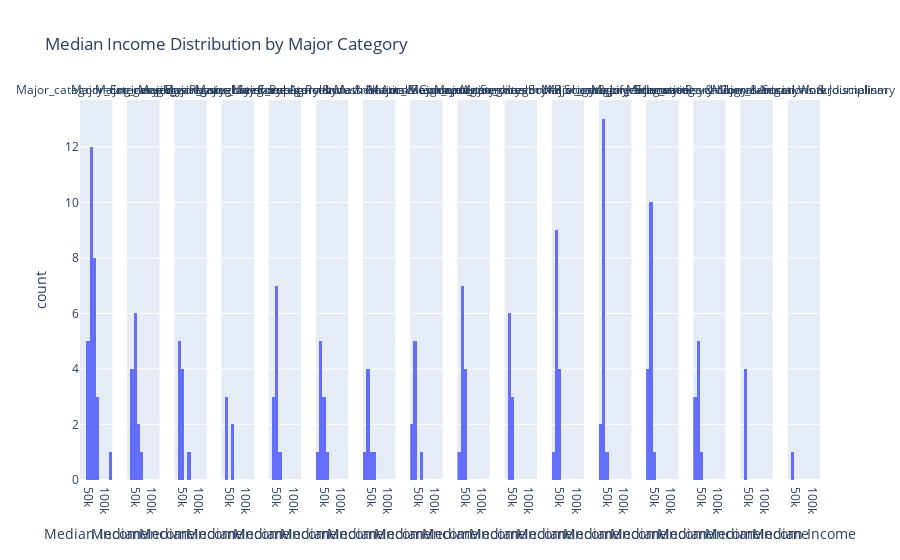

Here is the notebook cell this chart was saved with:
### Code cell
fig = px.histogram(DF_raw, x='Median', facet_col='Major_category', 
                   title='Median Income Distribution by Major Category', 
                   labels={'Median': 'Median Income'}, 
                   nbins=10)
fig.show()

### Figure 1 — Plotly figure (JSON) as saved in the notebook; plotly's stock layout.template omitted (floating-point values rounded to 4 significant figures)
{"data": [{"alignmentgroup": "True", "bingroup": "x", "hovertemplate": "Major_category=Engineering<br>Median Income=%{x}<br>count=%{y}<extra></extra>", "legendgroup": "", "marker": {"color": "#636efa", "pattern": {"shape": ""}}, "name": "", "nbinsx": 10, "offsetgroup": "", "orientation": "v", "showlegend": false, "type": "histogram", "x": [110000, 75000, 73000, 70000, 65000, 65000, 60000, 60000, 60000, 60000, 60000, 60000, 58000, 57100, 57000, 56000, 54000, 52000, 52000, 50000, 50000, 50000, 50000, 50000, 46000, 44000, 40000, 40000, 40000], "xaxis": "x", "yaxis": "y"}, {"alignmentgroup": "True", "bingroup": "x", "hovertemplate": "Major_category=Business<br>Median Income=%{x}<br>count=%{y}<extra></extra>", "legendgroup": "", "marker": {"color": "#636efa", "pattern": {"shape": ""}}, "name": "", "nbinsx": 10, "offsetgroup": "", "orientation": "v", "showlegend": false, "type": "histogram", "x": [62000, 51000, 50000, 47000, 46000, 45000, 40000, 40000, 40000, 38000, 38000, 36000, 33000], "xaxis": "x2", "yaxis": "y2"}, {"alignmentgroup": "True", "bingroup": "x", "hovertemplate": "Major_category=Physical Sciences<br>Median Income=%{x}<br>count=%{y}<extra></extra>", "legendgroup": "", "marker": {"color": "#636efa", "pattern": {"shape": ""}}, "name": "", "nbinsx": 10, "offsetgroup": "", "orientation": "v", "showlegend": false, "type": "histogram", "x": [62000, 46000, 45000, 44700, 40000, 39000, 36200, 36000, 35000, 35000], "xaxis": "x3", "yaxis": "y3"}, {"alignmentgroup": "True", "bingroup": "x", "hovertemplate": "Major_category=Law & Public Policy<br>Median Income=%{x}<br>count=%{y}<extra></extra>", "legendgroup": "", "marker": {"color": "#636efa", "pattern": {"shape": ""}}, "name": "", "nbinsx": 10, "offsetgroup": "", "orientation": "v", "showlegend": false, "type": "histogram", "x": [54000, 50000, 36000, 36000, 35000], "xaxis": "x4", "yaxis": "y4"}, {"alignmentgroup": "True", "bingroup": "x", "hovertemplate": "Major_category=Computers & Mathematics<br>Median Income=%{x}<br>count=%{y}<extra></extra>", "legendgroup": "", "marker": {"color": "#636efa", "pattern": {"shape": ""}}, "name": "", "nbinsx": 10, "offsetgroup": "", "orientation": "v", "showlegend": false, "type": "histogram", "x": [53000, 45000, 45000, 45000, 45000, 45000, 42000, 41300, 37500, 36400, 35000], "xaxis": "x5", "yaxis": "y5"}, {"alignmentgroup": "True", "bingroup": "x", "hovertemplate": "Major_category=Agriculture & Natural Resources<br>Median Income=%{x}<br>count=%{y}<extra></extra>", "legendgroup": "", "marker": {"color": "#636efa", "pattern": {"shape": ""}}, "name": "", "nbinsx": 10, "offsetgroup": "", "orientation": "v", "showlegend": false, "type": "histogram", "x": [53000, 40000, 40000, 40000, 35000, 35000, 35000, 32000, 30000, 29000], "xaxis": "x6", "yaxis": "y6"}, {"alignmentgroup": "True", "bingroup": "x", "hovertemplate": "Major_category=Industrial Arts & Consumer Services<br>Median Income=%{x}<br>count=%{y}<extra></extra>", "legendgroup": "", "marker": {"color": "#636efa", "pattern": {"shape": ""}}, "name": "", "nbinsx": 10, "offsetgroup": "", "orientation": "v", "showlegend": false, "type": "histogram", "x": [50000, 40000, 38400, 35000, 32000, 30000, 29000], "xaxis": "x7", "yaxis": "y7"}, {"alignmentgroup": "True", "bingroup": "x", "hovertemplate": "Major_category=Arts<br>Median Income=%{x}<br>count=%{y}<extra></extra>", "legendgroup": "", "marker": {"color": "#636efa", "pattern": {"shape": ""}}, "name": "", "nbinsx": 10, "offsetgroup": "", "orientation": "v", "showlegend": false, "type": "histogram", "x": [50000, 35000, 32000, 31000, 30500, 30000, 29000, 27000], "xaxis": "x8", "yaxis": "y8"}, {"alignmentgroup": "True", "bingroup": "x", "hovertemplate": "Major_category=Health<br>Median Income=%{x}<br>count=%{y}<extra></extra>", "legendgroup": "", "marker": {"color": "#636efa", "pattern": {"shape": ""}}, "name": "", "nbinsx": 10, "offsetgroup": "", "orientation": "v", "showlegend": false, "type": "histogram", "x": [48000, 45000, 42000, 40000, 36000, 35000, 35000, 34000, 33500, 33000, 32400, 28000], "xaxis": "x9", "yaxis": "y9"}, {"alignmentgroup": "True", "bingroup": "x", "hovertemplate": "Major_category=Social Science<br>Median Income=%{x}<br>count=%{y}<extra></extra>", "legendgroup": "", "marker": {"color": "#636efa", "pattern": {"shape": ""}}, "name": "", "nbinsx": 10, "offsetgroup": "", "orientation": "v", "showlegend": false, "type": "histogram", "x": [47000, 40100, 40000, 38000, 38000, 35000, 33000, 33000, 32000], "xaxis": "x10", "yaxis": "y10"}, {"alignmentgroup": "True", "bingroup": "x", "hovertemplate": "Major_category=Biology & Life Science<br>Median Income=%{x}<br>count=%{y}<extra></extra>", "legendgroup": "", "marker": {"color": "#636efa", "pattern": {"shape": ""}}, "name": "", "nbinsx": 10, "offsetgroup": "", "orientation": "v", "showlegend": false, "type": "histogram", "x": [45000, 41000, 40000, 40000, 38000, 37400, 37000, 35600, 35000, 35000, 33500, 33400, 33000, 26000], "xaxis": "x11", "yaxis": "y11"}, {"alignmentgroup": "True", "bingroup": "x", "hovertemplate": "Major_category=Education<br>Median Income=%{x}<br>count=%{y}<extra></extra>", "legendgroup": "", "marker": {"color": "#636efa", "pattern": {"shape": ""}}, "name": "", "nbinsx": 10, "offsetgroup": "", "orientation": "v", "showlegend": false, "type": "histogram", "x": [41000, 35000, 34000, 34000, 34000, 34000, 33000, 33000, 32500, 32100, 32000, 32000, 31000, 30000, 28000, 22000], "xaxis": "x12", "yaxis": "y12"}, {"alignmentgroup": "True", "bingroup": "x", "hovertemplate": "Major_category=Humanities & Liberal Arts<br>Median Income=%{x}<br>count=%{y}<extra></extra>", "legendgroup": "", "marker": {"color": "#636efa", "pattern": {"shape": ""}}, "name": "", "nbinsx": 10, "offsetgroup": "", "orientation": "v", "showlegend": false, "type": "histogram", "x": [40000, 35000, 34000, 34000, 34000, 33000, 32200, 32000, 32000, 31000, 30000, 29000, 28000, 27500, 27000], "xaxis": "x13", "yaxis": "y13"}, {"alignmentgroup": "True", "bingroup": "x", "hovertemplate": "Major_category=Psychology & Social Work<br>Median Income=%{x}<br>count=%{y}<extra></extra>", "legendgroup": "", "marker": {"color": "#636efa", "pattern": {"shape": ""}}, "name": "", "nbinsx": 10, "offsetgroup": "", "orientation": "v", "showlegend": false, "type": "histogram", "x": [40000, 36000, 31500, 30000, 30000, 30000, 25000, 25000, 23400], "xaxis": "x14", "yaxis": "y14"}, {"alignmentgroup": "True", "bingroup": "x", "hovertemplate": "Major_category=Communications & Journalism<br>Median Income=%{x}<br>count=%{y}<extra></extra>", "legendgroup": "", "marker": {"color": "#636efa", "pattern": {"shape": ""}}, "name": "", "nbinsx": 10, "offsetgroup": "", "orientation": "v", "showlegend": false, "type": "histogram", "x": [35000, 35000, 35000, 33000], "xaxis": "x15", "yaxis": "y15"}, {"alignmentgroup": "True", "bingroup": "x", "hovertemplate": "Major_category=Interdisciplinary<br>Median Income=%{x}<br>count=%{y}<extra></extra>", "legendgroup": "", "marker": {"color": "#636efa", "pattern": {"shape": ""}}, "name": "", "nbinsx": 10, "offsetgroup": "", "orientation": "v", "showlegend": false, "type": "histogram", "x": [35000], "xaxis": "x16", "yaxis": "y16"}], "layout": {"annotations": [{"font": {}, "showarrow": false, "text": "Major_category=Engineering", "x": 0.02187, "xanchor": "center", "xref": "paper", "y": 1, "yanchor": "bottom", "yref": "paper"}, {"font": {}, "showarrow": false, "text": "Major_category=Business", "x": 0.08563, "xanchor": "center", "xref": "paper", "y": 1, "yanchor": "bottom", "yref": "paper"}, {"font": {}, "showarrow": false, "text": "Major_category=Physical Sciences", "x": 0.1494, "xanchor": "center", "xref": "paper", "y": 1, "yanchor": "bottom", "yref": "paper"}, {"font": {}, "showarrow": false, "text": "Major_category=Law & Public Policy", "x": 0.2131, "xanchor": "center", "xref": "paper", "y": 1, "yanchor": "bottom", "yref": "paper"}, {"font": {}, "showarrow": false, "text": "Major_category=Computers & Mathematics", "x": 0.2769, "xanchor": "center", "xref": "paper", "y": 1, "yanchor": "bottom", "yref": "paper"}, {"font": {}, "showarrow": false, "text": "Major_category=Agriculture & Natural Resources", "x": 0.3406, "xanchor": "center", "xref": "paper", "y": 1, "yanchor": "bottom", "yref": "paper"}, {"font": {}, "showarrow": false, "text": "Major_category=Industrial Arts & Consumer Services", "x": 0.4044, "xanchor": "center", "xref": "paper", "y": 1, "yanchor": "bottom", "yref": "paper"}, {"font": {}, "showarrow": false, "text": "Major_category=Arts", "x": 0.4681, "xanchor": "center", "xref": "paper", "y": 1, "yanchor": "bottom", "yref": "paper"}, {"font": {}, "showarrow": false, "text": "Major_category=Health", "x": 0.5319, "xanchor": "center", "xref": "paper", "y": 1, "yanchor": "bottom", "yref": "paper"}, {"font": {}, "showarrow": false, "text": "Major_category=Social Science", "x": 0.5956, "xanchor": "center", "xref": "paper", "y": 1, "yanchor": "bottom", "yref": "paper"}, {"font": {}, "showarrow": false, "text": "Major_category=Biology & Life Science", "x": 0.6594, "xanchor": "center", "xref": "paper", "y": 1, "yanchor": "bottom", "yref": "paper"}, {"font": {}, "showarrow": false, "text": "Major_category=Education", "x": 0.7231, "xanchor": "center", "xref": "paper", "y": 1, "yanchor": "bottom", "yref": "paper"}, {"font": {}, "showarrow": false, "text": "Major_category=Humanities & Liberal Arts", "x": 0.7869, "xanchor": "center", "xref": "paper", "y": 1, "yanchor": "bottom", "yref": "paper"}, {"font": {}, "showarrow": false, "text": "Major_category=Psychology & Social Work", "x": 0.8506, "xanchor": "center", "xref": "paper", "y": 1, "yanchor": "bottom", "yref": "paper"}, {"font": {}, "showarrow": false, "text": "Major_category=Communications & Journalism", "x": 0.9144, "xanchor": "center", "xref": "paper", "y": 1, "yanchor": "bottom", "yref": "paper"}, {"font": {}, "showarrow": false, "text": "Major_category=Interdisciplinary", "x": 0.9781, "xanchor": "center", "xref": "paper", "y": 1, "yanchor": "bottom", "yref": "paper"}], "autosize": true, "barmode": "relative", "legend": {"tracegroupgap": 0}, "title": {"text": "Median Income Distribution by Major Category"}, "xaxis": {"anchor": "y", "autorange": true, "domain": [0, 0.04375], "range": [20000.0, 120000.0], "title": {"text": "Median Income"}, "type": "linear"}, "xaxis10": {"anchor": "y10", "autorange": true, "domain": [0.5737, 0.6175], "matches": "x", "range": [20000.0, 120000.0], "title": {"text": "Median Income"}, "type": "linear"}, "xaxis11": {"anchor": "y11", "autorange": true, "domain": [0.6375, 0.6812], "matches": "x", "range": [20000.0, 120000.0], "title": {"text": "Median Income"}, "type": "linear"}, "xaxis12": {"anchor": "y12", "autorange": true, "domain": [0.7012, 0.745], "matches": "x", "range": [20000.0, 120000.0], "title": {"text": "Median Income"}, "type": "linear"}, "xaxis13": {"anchor": "y13", "autorange": true, "domain": [0.765, 0.8087], "matches": "x", "range": [20000.0, 120000.0], "title": {"text": "Median Income"}, "type": "linear"}, "xaxis14": {"anchor": "y14", "autorange": true, "domain": [0.8287, 0.8725], "matches": "x", "range": [20000.0, 120000.0], "title": {"text": "Median Income"}, "type": "linear"}, "xaxis15": {"anchor": "y15", "autorange": true, "domain": [0.8925, 0.9362], "matches": "x", "range": [20000.0, 120000.0], "title": {"text": "Median Income"}, "type": "linear"}, "xaxis16": {"anchor": "y16", "autorange": true, "domain": [0.9563, 1], "matches": "x", "range": [20000.0, 120000.0], "title": {"text": "Median Income"}, "type": "linear"}, "xaxis2": {"anchor": "y2", "autorange": true, "domain": [0.06375, 0.1075], "matches": "x", "range": [20000.0, 120000.0], "title": {"text": "Median Income"}, "type": "linear"}, "xaxis3": {"anchor": "y3", "autorange": true, "domain": [0.1275, 0.1713], "matches": "x", "range": [20000.0, 120000.0], "title": {"text": "Median Income"}, "type": "linear"}, "xaxis4": {"anchor": "y4", "autorange": true, "domain": [0.1912, 0.235], "matches": "x", "range": [20000.0, 120000.0], "title": {"text": "Median Income"}, "type": "linear"}, "xaxis5": {"anchor": "y5", "autorange": true, "domain": [0.255, 0.2988], "matches": "x", "range": [20000.0, 120000.0], "title": {"text": "Median Income"}, "type": "linear"}, "xaxis6": {"anchor": "y6", "autorange": true, "domain": [0.3187, 0.3625], "matches": "x", "range": [20000.0, 120000.0], "title": {"text": "Median Income"}, "type": "linear"}, "xaxis7": {"anchor": "y7", "autorange": true, "domain": [0.3825, 0.4262], "matches": "x", "range": [20000.0, 120000.0], "title": {"text": "Median Income"}, "type": "linear"}, "xaxis8": {"anchor": "y8", "autorange": true, "domain": [0.4462, 0.49], "matches": "x", "range": [20000.0, 120000.0], "title": {"text": "Median Income"}, "type": "linear"}, "xaxis9": {"anchor": "y9", "autorange": true, "domain": [0.51, 0.5537], "matches": "x", "range": [20000.0, 120000.0], "title": {"text": "Median Income"}, "type": "linear"}, "yaxis": {"anchor": "x", "autorange": true, "domain": [0, 1], "range": [0, 13.68], "title": {"text": "count"}}, "yaxis10": {"anchor": "x10", "autorange": true, "domain": [0, 1], "matches": "y", "range": [0, 13.68], "showticklabels": false}, "yaxis11": {"anchor": "x11", "autorange": true, "domain": [0, 1], "matches": "y", "range": [0, 13.68], "showticklabels": false}, "yaxis12": {"anchor": "x12", "autorange": true, "domain": [0, 1], "matches": "y", "range": [0, 13.68], "showticklabels": false}, "yaxis13": {"anchor": "x13", "autorange": true, "domain": [0, 1], "matches": "y", "range": [0, 13.68], "showticklabels": false}, "yaxis14": {"anchor": "x14", "autorange": true, "domain": [0, 1], "matches": "y", "range": [0, 13.68], "showticklabels": false}, "yaxis15": {"anchor": "x15", "autorange": true, "domain": [0, 1], "matches": "y", "range": [0, 13.68], "showticklabels": false}, "yaxis16": {"anchor": "x16", "autorange": true, "domain": [0, 1], "matches": "y", "range": [0, 13.68], "showticklabels": false}, "yaxis2": {"anchor": "x2", "autorange": true, "domain": [0, 1], "matches": "y", "range": [0, 13.68], "showticklabels": false}, "yaxis3": {"anchor": "x3", "autorange": true, "domain": [0, 1], "matches": "y", "range": [0, 13.68], "showticklabels": false}, "yaxis4": {"anchor": "x4", "autorange": true, "domain": [0, 1], "matches": "y", "range": [0, 13.68], "showticklabels": false}, "yaxis5": {"anchor": "x5", "autorange": true, "domain": [0, 1], "matches": "y", "range": [0, 13.68], "showticklabels": false}, "yaxis6": {"anchor": "x6", "autorange": true, "domain": [0, 1], "matches": "y", "range": [0, 13.68], "showticklabels": false}, "yaxis7": {"anchor": "x7", "autorange": true, "domain": [0, 1], "matches": "y", "range": [0, 13.68], "showticklabels": false}, "yaxis8": {"anchor": "x8", "autorange": true, "domain": [0, 1], "matches": "y", "range": [0, 13.68], "showticklabels": false}, "yaxis9": {"anchor": "x9", "autorange": true, "domain": [0, 1], "matches": "y", "range": [0, 13.68], "showticklabels": false}}}
